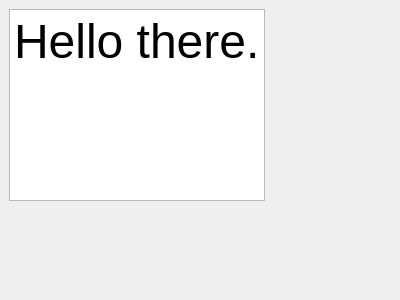
<?xml version="1.0" encoding="UTF-8"?>
<ui version="4.0">
 <class>Form</class>
 <widget class="QWidget" name="Form">
  <property name="geometry">
   <rect>
    <x>0</x>
    <y>0</y>
    <width>400</width>
    <height>300</height>
   </rect>
  </property>
  <property name="windowTitle">
   <string>Form</string>
  </property>
  <widget class="QTextEdit" name="textEdit">
   <property name="geometry">
    <rect>
     <x>9</x>
     <y>9</y>
     <width>256</width>
     <height>192</height>
    </rect>
   </property>
   <property name="html">
    <string>&lt;!DOCTYPE HTML PUBLIC &quot;-//W3C//DTD HTML 4.0//EN&quot; &quot;http://www.w3.org/TR/REC-html40/strict.dtd&quot;&gt;
&lt;html&gt;&lt;head&gt;&lt;meta name=&quot;qrichtext&quot; content=&quot;1&quot; /&gt;&lt;style type=&quot;text/css&quot;&gt;
p, li { white-space: pre-wrap; }
&lt;/style&gt;&lt;/head&gt;&lt;body style=&quot; font-family:'Sans Serif'; font-size:9pt; font-weight:400; font-style:normal;&quot;&gt;
&lt;p style=&quot; margin-top:0px; margin-bottom:0px; margin-left:0px; margin-right:0px; -qt-block-indent:0; text-indent:0px;&quot;&gt;&lt;span style=&quot; font-size:36pt;&quot;&gt;Hello there.&lt;/span&gt;&lt;/p&gt;&lt;/body&gt;&lt;/html&gt;</string>
   </property>
  </widget>
 </widget>
 <resources/>
 <connections/>
</ui>
